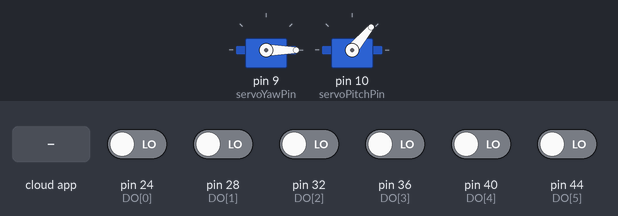
Bench run of a sketch on a simulated Arduino Mega 2560, built with avr-gcc and run on an emulated ATmega2560. Parts: 2 × servo. Inputs (shaded band) come from the test bench; at power-on: pin 24 (DO[0]), pin 28 (DO[1]), pin 32 (DO[2]), pin 36 (DO[3]), pin 40 (DO[4]), pin 44 (DO[5]) LOW. The ROS host is connected and sends only what is stated.

Above: at 1.2 s.
1.3 s: the phone or cloud app sets servo_yaw_rate to -100
At 1.7 s:
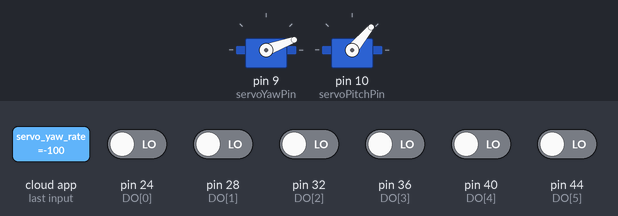
2.8 s: the phone or cloud app sets servo_pitch_rate to -100
At 3.9 s:
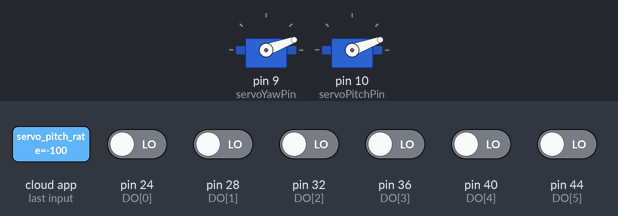
4.3 s: the phone or cloud app sets servo_yaw_rate to 100
At 5.1 s:
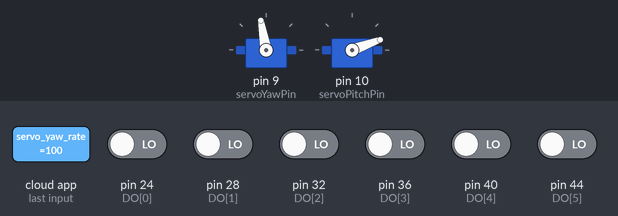
5.8 s: the phone or cloud app sets servo_pitch_rate to 100
At 6.2 s:
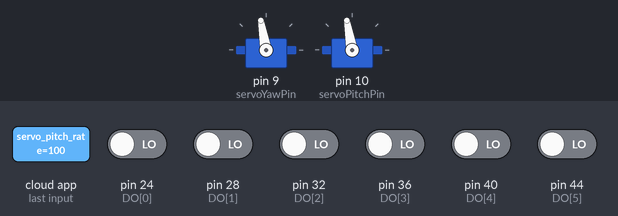
7.3 s: the phone or cloud app sets servo_yaw_rate to -100
At 8.6 s:
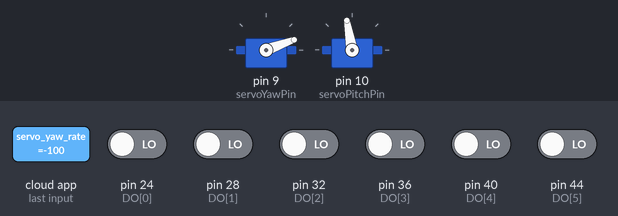
Timing chart, 0 to 9.8 s (numbered marks = the images above; inputs shaded):
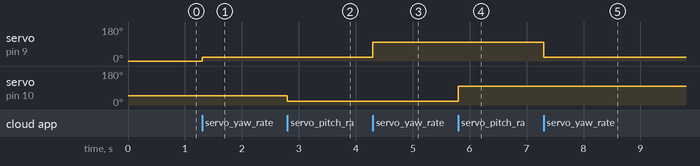

The sketch:

Encoder_Mega.ino
```cpp
#include <Servo.h>
#include <ros.h>
#include <std_msgs/Float32.h>
#include <std_msgs/UInt16MultiArray.h>

ros::NodeHandle nh;

/* Servo global variables */
Servo servoYaw;
Servo servoPitch;

const int servoYawPin = 9;
const int servoPitchPin = 10;
float angleYaw = 0;
float anglePitch = 0;
int8_t angleMax = 100;
int8_t angleMin = 20;

/* Encoder global variables */
unsigned int count[6] = {0, 0, 0, 0, 0, 0};  // int which counts the number of times a wheel has completed a full revolution
const int CSn[6] = {22, 26, 30, 34, 38, 42}; // Chip select pin
const int CLK[6] = {23, 27, 31, 35, 39, 43}; // Clock pin
const int DO[6] = {24, 28, 32, 36, 40, 44};  // Encoder output pin

void updateServoYaw(const std_msgs::Float32 &msg)
{
    if (abs(msg.data) >= 0.2)
    {
        angleYaw += msg.data;
    }

    if (angleYaw >= angleMax)
    {
        angleYaw = angleMax;
    }
    else if (angleYaw <= angleMin)
    {
        angleYaw = angleMin;
    }

    servoYaw.write(int(angleYaw));
}

void updateServoPitch(const std_msgs::Float32 &msg)
{
    if (abs(msg.data) >= 0.2)
    {
        anglePitch += msg.data;
    }

    if (anglePitch >= angleMax)
    {
        anglePitch = angleMax;
    }
    else if (anglePitch <= angleMin)
    {
        anglePitch = angleMin;
    }

    servoPitch.write(int(anglePitch));
}

// Returns a value between 0 and 1023, indicating position of shaft
unsigned int readSensor(const int i)
{
    unsigned int dataOut = 0;

    digitalWrite(CSn[i], LOW);
    delayMicroseconds(1); // Wait for t_clkfe

    // Read each of the 10 bits in the encoder message
    for (int x = 0; x < 10; x++)
    {
        digitalWrite(CLK[i], LOW);
        delayMicroseconds(1); // Wait for t_clk/2
        digitalWrite(CLK[i], HIGH);
        delayMicroseconds(1);                          // Wait for t_clk/2
        dataOut = (dataOut << 1) | digitalRead(DO[i]); //shift all the entering data to the left and past the pin state to it. 1e bit is MSB
    }

    digitalWrite(CSn[i], HIGH);
    // Serial.println(dataOut);
    delayMicroseconds(1); // Wait for t_cs
    return dataOut;
}

ros::Subscriber<std_msgs::Float32> subYawRate("servo_yaw_rate", &updateServoYaw);
ros::Subscriber<std_msgs::Float32> subPitchRate("servo_pitch_rate", &updateServoPitch);

std_msgs::UInt16MultiArray encoder_msg;
ros::Publisher pubEncoder("encoder_counts", &encoder_msg);

void setup()
{
    nh.initNode();
    nh.subscribe(subYawRate);
    nh.subscribe(subPitchRate);
    nh.advertise(pubEncoder);

    /* Camera servo setup */
    servoYaw.attach(servoYawPin);
    servoPitch.attach(servoPitchPin);
    servoYaw.write(0);
    servoPitch.write(50);

    /* Encoder setup */
    // Declare the pin modes for the chip select, clock and encoder output pin
    for (int i = 0; i < 6; i++)
    {
        pinMode(CSn[i], OUTPUT);
        pinMode(CLK[i], OUTPUT);
        pinMode(DO[i], INPUT);

        // Set the clock and chip select to high at first
        digitalWrite(CLK[i], HIGH);
        digitalWrite(CSn[i], HIGH);
    }
}

void loop()
{
    for (int i = 0; i < 6; i++)
    {
        count[i] = readSensor(i);
    }

    encoder_msg.data = count;
    encoder_msg.data_length = 6;

    pubEncoder.publish(&encoder_msg);

    nh.spinOnce();
    delay(1);
}
```

Measured:
- after the input at 1.3 s, servo on pin 9 (servoYawPin): 0° → 20° at once
- after the input at 2.8 s, servo on pin 10 (servoPitchPin): 50° → 20° at once
- after the input at 4.3 s, servo on pin 9 (servoYawPin): 20° → 100° at once
- after the input at 5.8 s, servo on pin 10 (servoPitchPin): 20° → 100° at once
- after the input at 7.3 s, servo on pin 9 (servoYawPin): 100° → 20° at once
